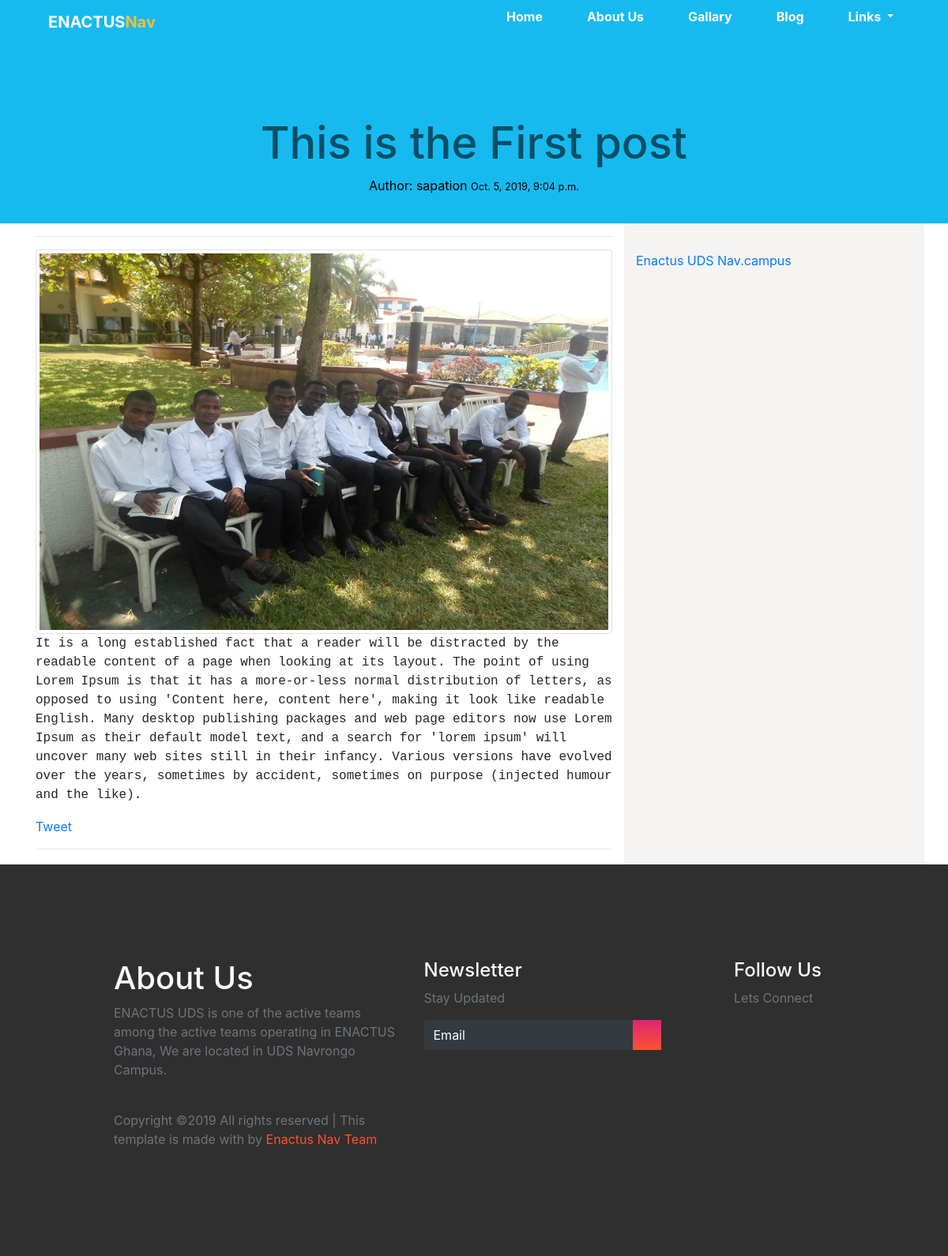
/blog/posts/this-is-the-first-post, run on the app's committed database.
### enactuswebApp/models.py (models this page shows, shortened)
class Post(models.Model):
    user = models.ForeignKey(settings.AUTH_USER_MODEL, default=1, on_delete=models.CASCADE)
    title = models.CharField(max_length= 120)
    slug = models.SlugField(max_length=250, null=True, blank=True)
    image = models.ImageField(upload_to=upload_location ,null=True, blank=True,
              width_field="width_field",
              height_field="height_field")
    height_field = models.IntegerField(default = 0)
    width_field = models.IntegerField(default = 0)
    content = models.TextField()
    updated = models.DateTimeField(auto_now=True, auto_now_add=False)
    timestamp = models.DateTimeField(auto_now=True)
    draft = models.BooleanField(default=False)
    published = models.DateField(auto_now=True, auto_now_add=False)

### enactuswebApp/views.py (the view)
# urls.py: path('blog/posts/<slug:slug_text>', views.blog_detail, name='blog_detail'),
def blog_detail(request,slug_text):
    q = Post.objects.filter(slug=slug_text)
    if q.exists():
        q = q.first()
    else:
        return HttpResponse("Page not found")
    share_string = quote_plus(q.content)
    context ={
        'title':q.title,
        'share_string':share_string,
         'instance':q
    }
    return render(request, 'enactus-template/post_detail.html', context)

### enactuswebApp/templates/enactus-template/post_detail.html (shortened to what this page needs)
{%extends 'enactus-template/base.html'%}
{%load static%}
{% block content%}
<section class="banner">
    <div class="container text-center about">
       <h2>{{ title }}</h2>
       <p class="card-text">Author: {{instance.user}}  <small class="">{{instance.timestamp}}</small></p>
    </div>
</section>
<section class="main-blog">
    <div class="container">
        <div class="row">
        <div class="col-sm-8 text-content">
            <hr>
       {% if instance.image %}
          <img src="{{ instance.image.url }}" class="img-responsive img-thumbnail" width="100%" height="60%" alt="...">
        {%endif%}
        <br>
    <p class="card-text">{{instance.content}}</p>
    <p>
        <a class="twitter-share-button"
        href="https://twitter.com/intent/tweet?text=Hello%20world">
      Tweet</a>
    </p>
    <hr>
</div>
<div class="col-sm-4 sidePost">
    <div class="inner-sidepost">
        <div class="fb-page" data-href="https://www.facebook.com/enactusudsnav/" data-tabs="timeline" data-width="" data-height="" data-small-header="false" data-adapt-container-width="true" data-hide-cover="false" data-show-facepile="true"><blockquote cite="https://www.facebook.com/enactusudsnav/" class="fb-xfbml-parse-ignore"><a href="https://www.facebook.com/enactusudsnav/">Enactus UDS Nav.campus</a></blockquote></div>
            </div>
        </div>
 </div>
</div>
</section>
{%endblock%}

### static/css/app.css (style rules this page uses)
* { margin: 0; padding: 0; }
body { font-family: 'Lato', arial, sans-serif; color: #444; font-size: 16px; -webkit-font-smoothing: antialiased; }
:root { --bggradient: linear-gradient(to bottom, #dd2476, #ff512f); }
.banner { background: #17baef; color: #fff; padding-top: 3.5rem; }
.banner h2 { font-size: 3.5rem; color: #074F66; }
.banner p { font-size: 1.0rem; color: #000; }
.banner .about { padding: 2.25rem; }
div .sidePost { background: rgba(238, 231, 231, 0.5); }
.inner-sidepost { margin-top: 10%; }
.text-content .card-text { font-display: block; font-family: 'Courier New', Courier, monospace; }
.text-content img { height: 60%; }

### data on the page
Post: title "This is the First post", user "sapation", timestamp "Oct. 5, 2019, 9:04 p.m.", image (picture), content "It is a long established fact that a reader will be distracted by the readable content of a page when looking at its layout. The point of using Lorem Ipsum is that it has a more-or-less normal distribution of letters, as opposed to using 'Content here, content here', making it look like readable English. Many desktop publishing packages and web page editors now use Lorem Ipsum as their default model text, and a search for 'lorem ipsum' will uncover many web sites still in their infancy. Various versions have evolved over the years, sometimes by accident, sometimes on purpose (injected humour and the like)."
